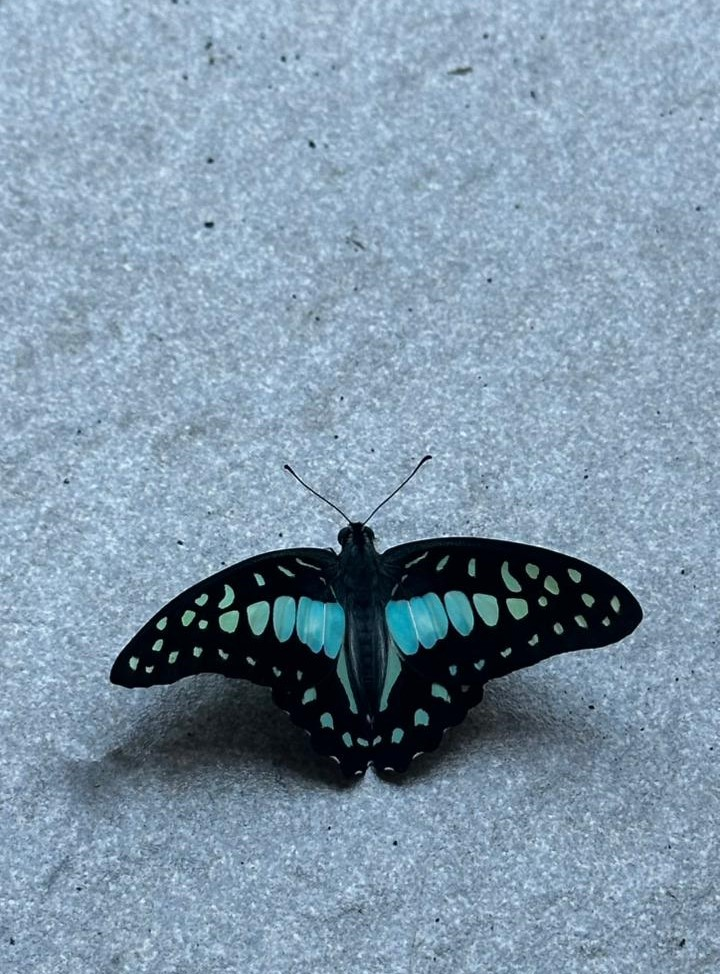
#> input picture Jurnal Faris/gambar/kupu-geometris.jpg, 720 x 974 px
$ jupyter execute --allow-errors main.ipynb   (older library calls are emulated)
#> lines starting #> are read from the running program, lines starting #| are printed output that depends on the picture
[cell 1]
#Impor library

import cv2
import numpy as np
import matplotlib.pyplot as plt
from skimage.filters import threshold_otsu
from skimage.util import noise
import os

[cell 2]
#List gambar

image_folder = "gambar"
image_files = ["kupu-geometris.jpg", "lidahbuaya-rumit.jpg","tang-gelap.jpg", "telur-lengkung.jpg", "ijuk-thinline.jpg"]

[cell 3]
#Preprocessing

def preprocess_image(img_path, noise_type = None, noise_amount = 0.01):
    #baca gambar
#> called with img_path = 'gambar/kupu-geometris.jpg', noise_amount = 0.01
    img = cv2.imread(img_path, cv2.IMREAD_GRAYSCALE)
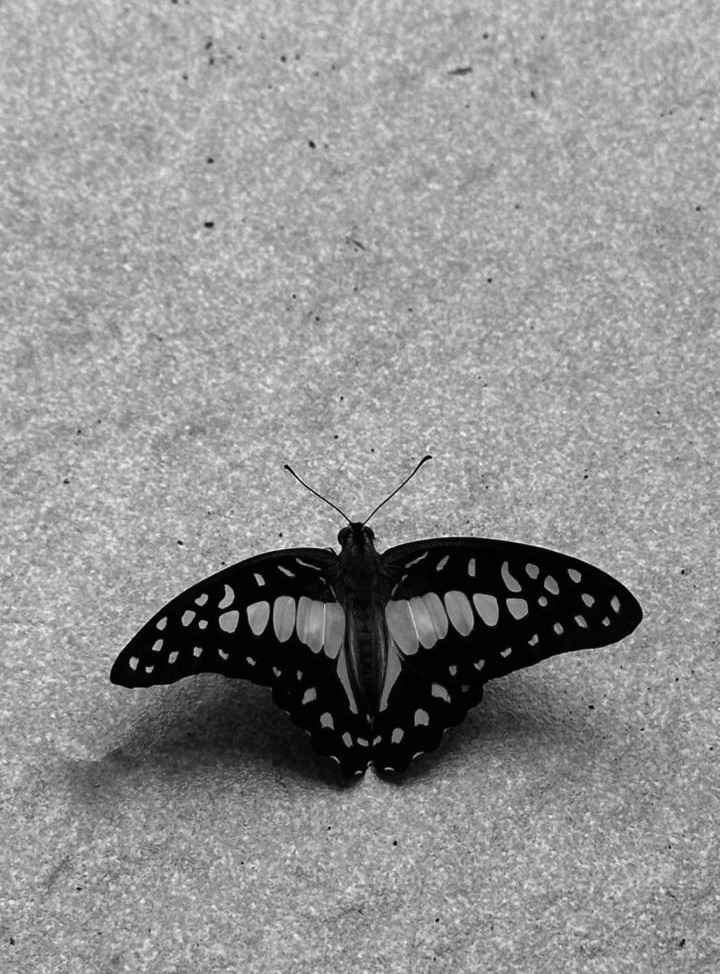
#> img: shape (974, 720); min 0, max 251, mean 145.4
    gray = cv2.cvtColor(img, cv2.COLOR_BGR2GRAY)

    #resize gambar
    img = cv2.resize(img, (256, 256))

    #Tambahkan noise jika diperlukan
    if noise_type == 'gaussian':
        gray = noise.random_noise(img, mode='gaussian', var=noise_amount**2)
        gray = (gray * 255).astype(np.uint8)
    elif noise_type == 'salt & pepper':
        gray = noise.random_noise(img, mode='s&p', amount=noise_amount)
        gray = (gray * 255).astype(np.uint8)

    return gray
